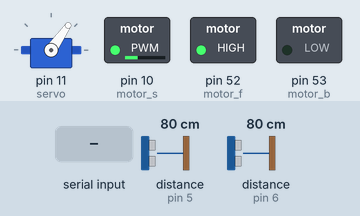
Recording of a sketch running on a simulated Arduino Mega 2560, built with avr-gcc and run on an emulated ATmega2560. Parts: servo, switched loads named in the sketch (green lamp = pin HIGH). Wiring (inferred from the names in the program): 2 × ultrasonic range finder: trigger pin 4, echo pin 5 / trigger pin 7, echo pin 6. The test bench sets the inputs (shaded band); at power-on: distance to the obstacle (sensors on pin 5, pin 6) 80 cm. The echo pulse lasts 58.3 µs per cm; pins used as bus, display or sensor lines are not drawn.

Above: at 1.2 s.
1.3 s: distance to the obstacle (sensor on pin 5) set to 8 cm
2.8 s: distance to the obstacle (sensor on pin 5) set to 5 cm
At 3.05 s:
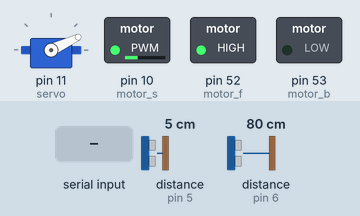
5.8 s: "Red Center\n" received over Serial
8.8 s: "Red Right\n" received over Serial
At 9.3 s:
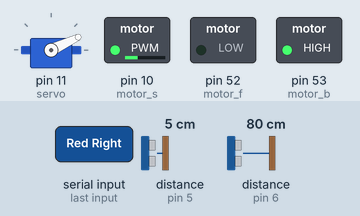
11.8 s: distance to the obstacle (sensor on pin 6) set to 2 cm
At 12.3 s:
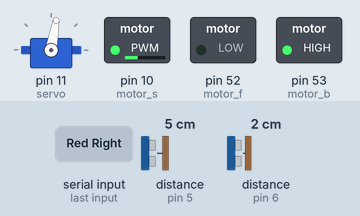
14.8 s: distance to the obstacle (sensor on pin 6) set to 9 cm
At 15.3 s:
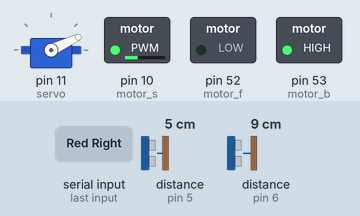
Timing chart, 0 to 17.8 s (numbered marks = the images above; inputs shaded):
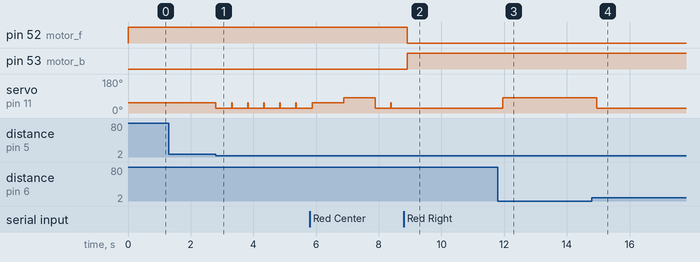

The sketch:

CarControl.ino
```cpp
#include <Servo.h>  // Include the Servo library

Servo myservo;  // Create a servo object to control the servo motor

// Define pins for ultrasonic sensors
const byte echo_r = 5;
const byte trig_r = 4;
const byte echo_l = 6;
const byte trig_l = 7;
const byte echo_f = 9;
const byte trig_f = 8;
const byte echo_b = 12;
const byte trig_b = 13;

// Define pins for motor control
const byte motor_f = 52;  // Forward motor pin
const byte motor_b = 53;  // Backward motor pin
const byte motor_s = 10;  // Speed control pin

String c = "none";  // Initialize a string to store color commands
const byte servo = 11;  // Servo control pin
int cr = 0;  // Counter for some operation (to be explained below)
long long time;  // Variable to store time for delays

// Function to measure distance using ultrasonic sensor
int get_destance(int pin_Trig, int pin_Echo) {
  long Time;  // Variable to store the time of pulse
  int Distance;  // Variable to store the calculated distance

  // Trigger the ultrasonic sensor to send a pulse
  digitalWrite(pin_Trig, LOW);
  delayMicroseconds(2);
  digitalWrite(pin_Trig, HIGH);
  delayMicroseconds(10);
  digitalWrite(pin_Trig, LOW);

  // Measure the duration of the pulse
  Time = pulseIn(pin_Echo, HIGH);
  Time = Time / 2;  // Divide by 2 to account for travel time to and back
  Distance = Time * 0.034;  // Convert time to distance (in cm)
  return Distance;
}

// Function to control the servo based on sensor distances
void b3d() {
  int left = get_destance(trig_l, echo_l);  // Measure distance on the left
  int right = get_destance(trig_r, echo_r);  // Measure distance on the right

  // Check if there's an obstacle on the left
  if (left <= 5) {
    myservo.write(80);  // Turn servo to avoid obstacle
    time = millis();
    while (millis() - time <= 500) {}  // Wait for 500 ms
    myservo.write(55);  // Reset servo position
  }
  // Check if there's an obstacle on the right
  else if (right <= 5) {
    myservo.write(25);  // Turn servo to avoid obstacle
    time = millis();
    while (millis() - time <= 500) {}  // Wait for 500 ms
    myservo.write(55);  // Reset servo position
  }
}

// Function to handle commands received from serial input
void alwan() {
  if (Serial.available() > 0) {  // Check if data is available on serial port
    String k = Serial.readStringUntil('\n');  // Read the command until newline character

    // Check for different color commands
    if (k == "Red Left" || k == "Red Center" || k == "Red Right") {
      c = "red";  // Set color to red
      if (k == "Red Right") {
        myservo.write(25);
        digitalWrite(motor_b, HIGH);  // Reverse motor
        digitalWrite(motor_f, LOW);  // Stop forward motor
        time = millis();
        while (millis() - time <= 1000) { b3d(); }  // Perform obstacle avoidance
        myservo.write(55);  // Reset servo
        digitalWrite(motor_f, HIGH);  // Start forward motor
        digitalWrite(motor_b, LOW);  // Stop reverse motor
      }
      else if (k == "Red Center") {
        k = Serial.readStringUntil('\n');
        myservo.write(80);
        time = millis();
        while (millis() - time <= 2000) {
          k = Serial.readStringUntil('\n');
          if (k != "Red Center") { break; }
        }
        myservo.write(55);
      }
    }

    // Check for green color commands
    else if (k == "Green Left" || k == "Green Center" || k == "Green Right") {
      c = "green";  // Set color to green
      if (k == "Green Left") {
        myservo.write(80);
        digitalWrite(motor_b, HIGH);  // Reverse motor
        digitalWrite(motor_f, LOW);  // Stop forward motor
        time = millis();
        while (millis() - time <= 1000) { b3d(); }  // Perform obstacle avoidance
        myservo.write(55);  // Reset servo
        digitalWrite(motor_f, HIGH);  // Start forward motor
        digitalWrite(motor_b, LOW);  // Stop reverse motor
      }
      else if (k == "Green Center") {
        k = Serial.readStringUntil('\n');
        myservo.write(25);
        time = millis();
        while (millis() - time <= 2000) {
          k = Serial.readStringUntil('\n');
          if (k != "Green Center") { break; }
        }
        myservo.write(55);
      }
    }
  }
}

// Function to determine direction and move accordingly
void atjah() {
  int left = get_destance(trig_l, echo_l);  // Measure distance on the left
  int right = get_destance(trig_r, echo_r);  // Measure distance on the right

  // Check if combined distance is above a threshold
  if (left + right >= 140) {
    if (c == "red" && cr == 7) {  // Specific check for red color and counter value
      if (left > right) {
        if (right > 30) {
          // Move forward for 3 seconds or until obstacle is detected
          time = millis();
          while (millis() - time <= 3000) {
            int f = get_destance(trig_f, echo_f);
            if (f < 10) { break; }
          }
          digitalWrite(motor_b, HIGH);  // Reverse motor
          digitalWrite(motor_f, LOW);  // Stop forward motor
          myservo.write(80);  // Turn servo to a specific angle
          time = millis();
          while (millis() - time <= 1500) {
            int b = get_destance(trig_b, echo_b);
            if (b < 10) { break; }
          }
          digitalWrite(motor_f, HIGH);  // Start forward motor
          digitalWrite(motor_b, LOW);  // Stop reverse motor
          myservo.write(25);
        }
        // Similar logic for other conditions...
      }
    }
    // More logic for different cases...
  }
}

// Function to start the motors and set servo position
void startProgram() {
  digitalWrite(motor_f, HIGH);  // Start forward motor
  digitalWrite(motor_b, LOW);  // Stop reverse motor
  myservo.write(55);  // Set servo to default position
}

// Function to stop the motors and reset variables
void stopProgram() {
  digitalWrite(motor_f, LOW);  // Stop forward motor
  digitalWrite(motor_b, LOW);  // Stop reverse motor
  myservo.write(55);  // Reset servo position
  cr = 0;  // Reset counter
  c = "none";  // Reset color command
}

// Arduino setup function
void setup() {
  // Configure motor pins as outputs
  pinMode(motor_f, OUTPUT);
  pinMode(motor_b, OUTPUT);
  pinMode(motor_s, OUTPUT);
  analogWrite(motor_s, 80);  // Set motor speed

  myservo.attach(servo);  // Attach servo to control pin
  myservo.write(55);  // Initialize servo position

  // Configure ultrasonic sensor pins
  pinMode(trig_l, OUTPUT);
  pinMode(echo_l, INPUT);
  pinMode(trig_r, OUTPUT);
  pinMode(echo_r, INPUT);
  pinMode(trig_f, OUTPUT);
  pinMode(echo_f, INPUT);
  pinMode(trig_b, OUTPUT);
  pinMode(echo_b, INPUT);

  Serial.begin(9600);  // Start serial communication
  cr = 0;  // Initialize counter
  c = "none";  // Initialize color command
}

// Arduino main loop function
void loop() {
  if (cr < 12) {
    startProgram();  // Start motors and set servo position
    b3d();  // Check for obstacles
    atjah();  // Determine direction
    alwan();  // Process color commands
  }
  else {
    stopProgram();  // Stop motors and reset if counter exceeds limit
  }
}
```

Measured:
- the behaviour switches between 7 and 6 cm on distance to the obstacle (sensor on pin 5) (found by bisection; images 0 and 1)
- after the input at 1.3 s, every drawn part: stays the same
- after the input at 2.8 s, servo on pin 11 (servo): alternates 55° for 0.01 s and 25° for 0.50 s, starting at once
- after the input at 8.8 s, pin 52 (motor_f): HIGH → LOW after 0.10 s; pin 53 (motor_b): LOW → HIGH after 0.10 s; servo on pin 11 (servo): stops changing and stays 25°
- after the input at 11.8 s, servo on pin 11 (servo): 25° → 80° after 0.15 s
- after the input at 14.8 s, servo on pin 11 (servo): 80° → 25° after 0.16 s
